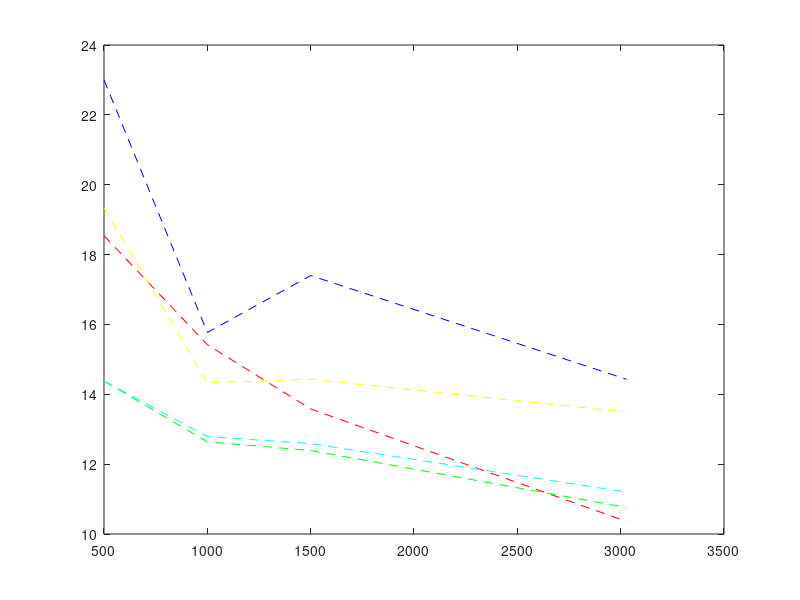

Recreate this plot in MATLAB. (Note: this script raises an error after producing the figure.)
function result = plot_error()
X = [500,1000,1500,3028];
O1 = [18.54]
O2 = [15.42]
O3 = [13.58]
O4 = [10.36]

A1 = [19.34]
A2 = [14.33]
A3 = [14.43]
A4 = [13.49]

OP1 = [14.38]
OP2 = [12.64]
OP3 = [12.39]
OP4 = [10.76]

AP1 = [14.38]
AP2 = [12.79]
AP3 = [12.59]
AP4 = [11.20]

B1 = [23.00]
B2 = [15.77]
B3 = [17.40]
B4 = [14.43]


O = [O1, O2, O3, O4];
A = [A1, A2, A3, A4];
OP = [OP1, OP2, OP3, OP4];
AP = [AP1, AP2, AP3, AP4];
B = [B1, B2, B3, B4];
%e = [std(Y1) std(Y2) std(Y3) std(Y4)];
result = plot(X,O,'--r',X,A, '--y',X, OP, '--g',X,AP,'--c',X,B,'--b');
%red = Online Perceptron 1
%yellow = Average Perceptron 1
%green = Online Perceptron 5
%cyan = Average Perceptron 5
%blue = BNB
errorbar(X, Y, e);

end
